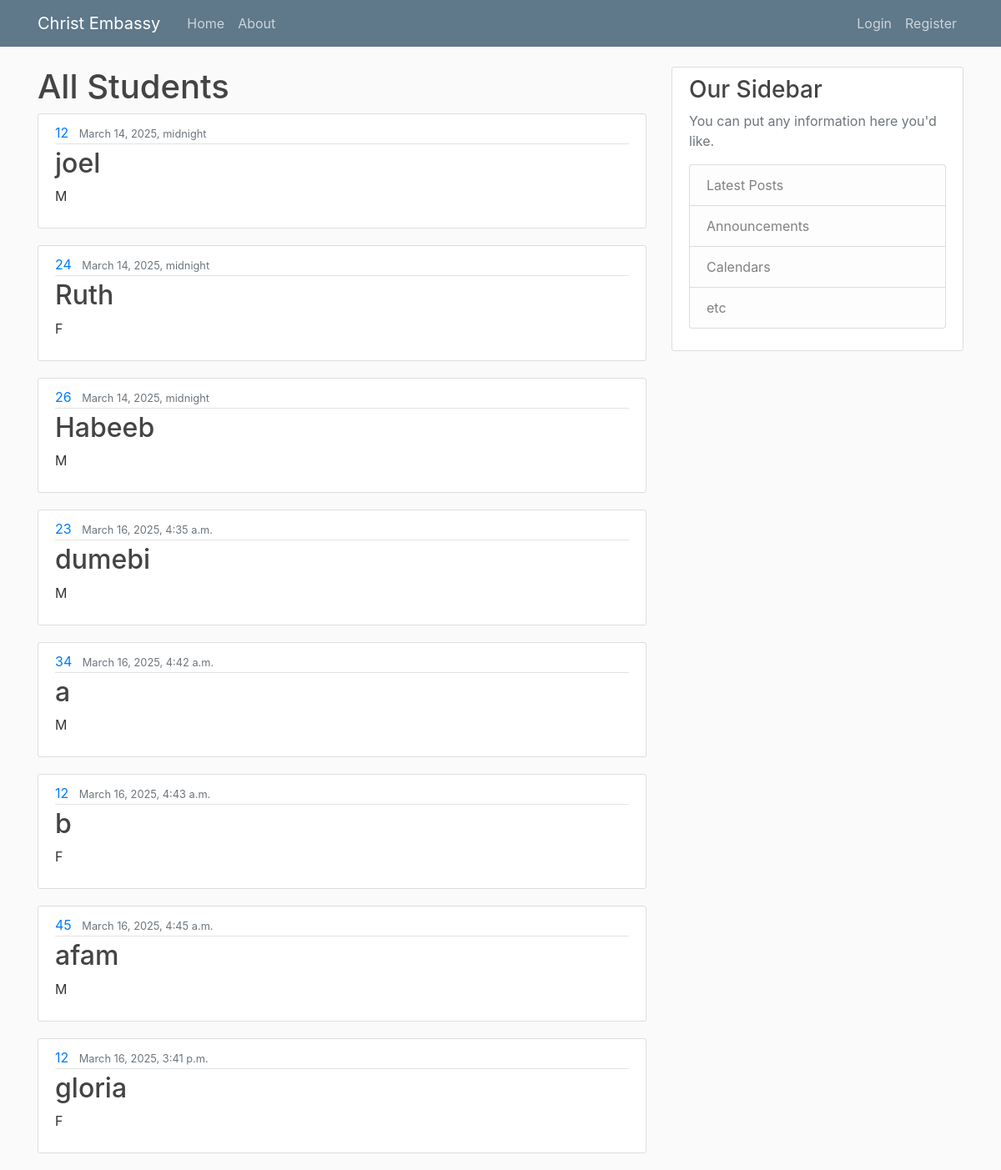
The page /students/ on the database its author committed.
### students/models.py (models this page shows, shortened)
class Student(models.Model):
    name = models.CharField(max_length=100)
    grade = models.CharField(choices=GRADE_CHOICES, max_length=100)
    age = models.IntegerField()
    gender = models.CharField(choices=GENDER_CHOICES, max_length=100)
    image = models.ImageField(default="student.jpg", upload_to="student_pictures", validators=[validate_image_size])
    created_at = models.DateTimeField(auto_now_add=True)
    class Meta:
        verbose_name_plural = "Students"

### students/views.py (the view)
# urls.py: path("students/", list_students),
def list_students(request):
    all_students = Student.objects.all()
    return render(request, "students/new_template.html", {"all_students": all_students})

### students/templates/students/new_template.html (shortened to what this page needs)
{% load static %}
<!DOCTYPE html>
<html>
<head>
    <link rel="stylesheet" href="https://maxcdn.bootstrapcdn.com/bootstrap/4.0.0/css/bootstrap.min.css">
    <link rel="stylesheet" href="{% static 'students/main.css' %}">
</head>
<body>
	<header class="site-header">
	  <nav class="navbar navbar-expand-md navbar-dark bg-steel fixed-top">
	    <div class="container">
	      <a class="navbar-brand mr-4" href="">Christ Embassy</a>
	      <div class="collapse navbar-collapse" id="navbarToggle">
	        <div class="navbar-nav mr-auto">
	          <a class="nav-item nav-link" href="">Home</a>
	          <a class="nav-item nav-link" href="">About</a>
	        </div>
	        <div class="navbar-nav">
	          <a class="nav-item nav-link" href="#">Login</a>
	          <a class="nav-item nav-link" href="#">Register</a>
	        </div>
	      </div>
	    </div>
	  </nav>
	</header>
	<main role="main" class="container">
	  <div class="row">
	    <div class="col-md-8">
            <h1>All Students</h1>
             {% for student in all_students %}
                <article class="media content-section">
                  <div class="media-body">
                    <div class="article-metadata">
                      <a class="mr-2" href="#">{{ student.age }}</a>
                      <small class="text-muted">{{ student.created_at }}</small>
                    </div>
                    <h2><a class="article-title" href="#">{{ student.name }}</a></h2>
                    <p class="article-content">{{ student.gender }}</p>
                  </div>
                </article>
            {% endfor n%}
	    </div>
	    <div class="col-md-4">
	      <div class="content-section">
	        <h3>Our Sidebar</h3>
	        <p class='text-muted'>You can put any information here you'd like.
	          <ul class="list-group">
	            <li class="list-group-item list-group-item-light">Latest Posts</li>
	            <li class="list-group-item list-group-item-light">Announcements</li>
	            <li class="list-group-item list-group-item-light">Calendars</li>
	            <li class="list-group-item list-group-item-light">etc</li>
	          </ul>
	        </p>
	      </div>
	    </div>
	  </div>
	</main>
</body>
</html>

### students/static/students/main.css (style rules this page uses)
body { background: #fafafa; color: #333333; margin-top: 5rem; }
h1, h2, h3, h4, h5, h6 { color: #444444; }
ul { margin: 0; }
.bg-steel { background-color: #5f788a; }
.site-header .navbar-nav .nav-link { color: #cbd5db; }
.content-section { background: #ffffff; padding: 10px 20px; border: 1px solid #dddddd; border-radius: 3px; margin-bottom: 20px; }
.article-title { color: #444444; }
.article-content { white-space: pre-line; }
.article-metadata { padding-bottom: 1px; margin-bottom: 4px; border-bottom: 1px solid #e3e3e3 }

### rows shown on the page
Student: age "12", created_at "March 14, 2025, midnight", name "joel", gender "M"
Student: age "24", created_at "March 14, 2025, midnight", name "Ruth", gender "F"
Student: age "26", created_at "March 14, 2025, midnight", name "Habeeb", gender "M"
Student: age "23", created_at "March 16, 2025, 4:35 a.m.", name "dumebi", gender "M"
Student: age "34", created_at "March 16, 2025, 4:42 a.m.", name "a", gender "M"
Student: age "12", created_at "March 16, 2025, 4:43 a.m.", name "b", gender "F"
Student: age "45", created_at "March 16, 2025, 4:45 a.m.", name "afam", gender "M"
Student: age "12", created_at "March 16, 2025, 3:41 p.m.", name "gloria", gender "F"
